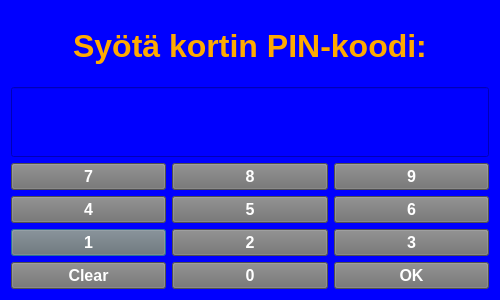
<?xml version="1.0" encoding="UTF-8"?>
<ui version="4.0">
 <class>PinDialog</class>
 <widget class="QDialog" name="PinDialog">
  <property name="geometry">
   <rect>
    <x>0</x>
    <y>0</y>
    <width>500</width>
    <height>300</height>
   </rect>
  </property>
  <property name="windowTitle">
   <string>Dialog</string>
  </property>
  <property name="styleSheet">
   <string notr="true">background-color: rgb(0, 0, 255);
color: rgb(255, 170, 0);</string>
  </property>
  <layout class="QVBoxLayout" name="verticalLayout_2">
   <item>
    <widget class="QLabel" name="headerLabel">
     <property name="font">
      <font>
       <pointsize>24</pointsize>
       <weight>75</weight>
       <bold>true</bold>
      </font>
     </property>
     <property name="text">
      <string>Syötä kortin PIN-koodi:</string>
     </property>
     <property name="alignment">
      <set>Qt::AlignCenter</set>
     </property>
    </widget>
   </item>
   <item>
    <layout class="QHBoxLayout" name="horizontalLayout">
     <item>
      <widget class="QLineEdit" name="pinLine">
       <property name="sizePolicy">
        <sizepolicy hsizetype="Preferred" vsizetype="Preferred">
         <horstretch>0</horstretch>
         <verstretch>0</verstretch>
        </sizepolicy>
       </property>
       <property name="font">
        <font>
         <pointsize>22</pointsize>
         <weight>75</weight>
         <bold>true</bold>
        </font>
       </property>
       <property name="maxLength">
        <number>4</number>
       </property>
       <property name="echoMode">
        <enum>QLineEdit::Password</enum>
       </property>
       <property name="alignment">
        <set>Qt::AlignCenter</set>
       </property>
      </widget>
     </item>
    </layout>
   </item>
   <item>
    <layout class="QGridLayout" name="gridLayout_3">
     <item row="2" column="0">
      <widget class="QPushButton" name="numButton_1">
       <property name="sizePolicy">
        <sizepolicy hsizetype="Preferred" vsizetype="Preferred">
         <horstretch>0</horstretch>
         <verstretch>0</verstretch>
        </sizepolicy>
       </property>
       <property name="font">
        <font>
         <pointsize>12</pointsize>
         <weight>75</weight>
         <bold>true</bold>
        </font>
       </property>
       <property name="styleSheet">
        <string notr="true">background-color: rgb(112, 112, 112);
color: rgb(255, 255, 255);</string>
       </property>
       <property name="text">
        <string>1</string>
       </property>
      </widget>
     </item>
     <item row="1" column="1">
      <widget class="QPushButton" name="numButton_5">
       <property name="sizePolicy">
        <sizepolicy hsizetype="Preferred" vsizetype="Preferred">
         <horstretch>0</horstretch>
         <verstretch>0</verstretch>
        </sizepolicy>
       </property>
       <property name="font">
        <font>
         <pointsize>12</pointsize>
         <weight>75</weight>
         <bold>true</bold>
        </font>
       </property>
       <property name="styleSheet">
        <string notr="true">background-color: rgb(112, 112, 112);
color: rgb(255, 255, 255);</string>
       </property>
       <property name="text">
        <string>5</string>
       </property>
      </widget>
     </item>
     <item row="0" column="0">
      <widget class="QPushButton" name="numButton_7">
       <property name="sizePolicy">
        <sizepolicy hsizetype="Preferred" vsizetype="Preferred">
         <horstretch>0</horstretch>
         <verstretch>0</verstretch>
        </sizepolicy>
       </property>
       <property name="font">
        <font>
         <pointsize>12</pointsize>
         <weight>75</weight>
         <bold>true</bold>
        </font>
       </property>
       <property name="styleSheet">
        <string notr="true">background-color: rgb(112, 112, 112);
color: rgb(255, 255, 255);</string>
       </property>
       <property name="text">
        <string>7</string>
       </property>
      </widget>
     </item>
     <item row="2" column="1">
      <widget class="QPushButton" name="numButton_2">
       <property name="sizePolicy">
        <sizepolicy hsizetype="Preferred" vsizetype="Preferred">
         <horstretch>0</horstretch>
         <verstretch>0</verstretch>
        </sizepolicy>
       </property>
       <property name="font">
        <font>
         <pointsize>12</pointsize>
         <weight>75</weight>
         <bold>true</bold>
        </font>
       </property>
       <property name="styleSheet">
        <string notr="true">background-color: rgb(112, 112, 112);
color: rgb(255, 255, 255);</string>
       </property>
       <property name="text">
        <string>2</string>
       </property>
      </widget>
     </item>
     <item row="1" column="0">
      <widget class="QPushButton" name="numButton_4">
       <property name="sizePolicy">
        <sizepolicy hsizetype="Preferred" vsizetype="Preferred">
         <horstretch>0</horstretch>
         <verstretch>0</verstretch>
        </sizepolicy>
       </property>
       <property name="font">
        <font>
         <pointsize>12</pointsize>
         <weight>75</weight>
         <bold>true</bold>
        </font>
       </property>
       <property name="styleSheet">
        <string notr="true">background-color: rgb(112, 112, 112);
color: rgb(255, 255, 255);</string>
       </property>
       <property name="text">
        <string>4</string>
       </property>
      </widget>
     </item>
     <item row="0" column="1">
      <widget class="QPushButton" name="numButton_8">
       <property name="sizePolicy">
        <sizepolicy hsizetype="Preferred" vsizetype="Preferred">
         <horstretch>0</horstretch>
         <verstretch>0</verstretch>
        </sizepolicy>
       </property>
       <property name="font">
        <font>
         <pointsize>12</pointsize>
         <weight>75</weight>
         <bold>true</bold>
        </font>
       </property>
       <property name="styleSheet">
        <string notr="true">background-color: rgb(112, 112, 112);
color: rgb(255, 255, 255);</string>
       </property>
       <property name="text">
        <string>8</string>
       </property>
      </widget>
     </item>
     <item row="0" column="2">
      <widget class="QPushButton" name="numButton_9">
       <property name="sizePolicy">
        <sizepolicy hsizetype="Preferred" vsizetype="Preferred">
         <horstretch>0</horstretch>
         <verstretch>0</verstretch>
        </sizepolicy>
       </property>
       <property name="font">
        <font>
         <pointsize>12</pointsize>
         <weight>75</weight>
         <bold>true</bold>
        </font>
       </property>
       <property name="styleSheet">
        <string notr="true">background-color: rgb(112, 112, 112);
color: rgb(255, 255, 255);</string>
       </property>
       <property name="text">
        <string>9</string>
       </property>
      </widget>
     </item>
     <item row="1" column="2">
      <widget class="QPushButton" name="numButton_6">
       <property name="sizePolicy">
        <sizepolicy hsizetype="Preferred" vsizetype="Preferred">
         <horstretch>0</horstretch>
         <verstretch>0</verstretch>
        </sizepolicy>
       </property>
       <property name="font">
        <font>
         <pointsize>12</pointsize>
         <weight>75</weight>
         <bold>true</bold>
        </font>
       </property>
       <property name="styleSheet">
        <string notr="true">background-color: rgb(112, 112, 112);
color: rgb(255, 255, 255);</string>
       </property>
       <property name="text">
        <string>6</string>
       </property>
      </widget>
     </item>
     <item row="2" column="2">
      <widget class="QPushButton" name="numButton_3">
       <property name="sizePolicy">
        <sizepolicy hsizetype="Preferred" vsizetype="Preferred">
         <horstretch>0</horstretch>
         <verstretch>0</verstretch>
        </sizepolicy>
       </property>
       <property name="font">
        <font>
         <pointsize>12</pointsize>
         <weight>75</weight>
         <bold>true</bold>
        </font>
       </property>
       <property name="styleSheet">
        <string notr="true">background-color: rgb(112, 112, 112);
color: rgb(255, 255, 255);</string>
       </property>
       <property name="text">
        <string>3</string>
       </property>
      </widget>
     </item>
     <item row="3" column="1">
      <widget class="QPushButton" name="numButton_0">
       <property name="sizePolicy">
        <sizepolicy hsizetype="Preferred" vsizetype="Preferred">
         <horstretch>0</horstretch>
         <verstretch>0</verstretch>
        </sizepolicy>
       </property>
       <property name="font">
        <font>
         <pointsize>12</pointsize>
         <weight>75</weight>
         <bold>true</bold>
        </font>
       </property>
       <property name="styleSheet">
        <string notr="true">background-color: rgb(112, 112, 112);
color: rgb(255, 255, 255);</string>
       </property>
       <property name="text">
        <string>0</string>
       </property>
      </widget>
     </item>
     <item row="3" column="2">
      <widget class="QPushButton" name="okButton">
       <property name="sizePolicy">
        <sizepolicy hsizetype="Preferred" vsizetype="Preferred">
         <horstretch>0</horstretch>
         <verstretch>0</verstretch>
        </sizepolicy>
       </property>
       <property name="font">
        <font>
         <pointsize>12</pointsize>
         <weight>75</weight>
         <bold>true</bold>
        </font>
       </property>
       <property name="styleSheet">
        <string notr="true">background-color: rgb(112, 112, 112);
color: rgb(255, 255, 255);</string>
       </property>
       <property name="text">
        <string>OK</string>
       </property>
      </widget>
     </item>
     <item row="3" column="0">
      <widget class="QPushButton" name="clearButton">
       <property name="sizePolicy">
        <sizepolicy hsizetype="Preferred" vsizetype="Preferred">
         <horstretch>0</horstretch>
         <verstretch>0</verstretch>
        </sizepolicy>
       </property>
       <property name="font">
        <font>
         <pointsize>12</pointsize>
         <weight>75</weight>
         <bold>true</bold>
        </font>
       </property>
       <property name="styleSheet">
        <string notr="true">background-color: rgb(112, 112, 112);
color: rgb(255, 255, 255);</string>
       </property>
       <property name="text">
        <string>Clear</string>
       </property>
      </widget>
     </item>
    </layout>
   </item>
  </layout>
 </widget>
 <resources/>
 <connections/>
</ui>
